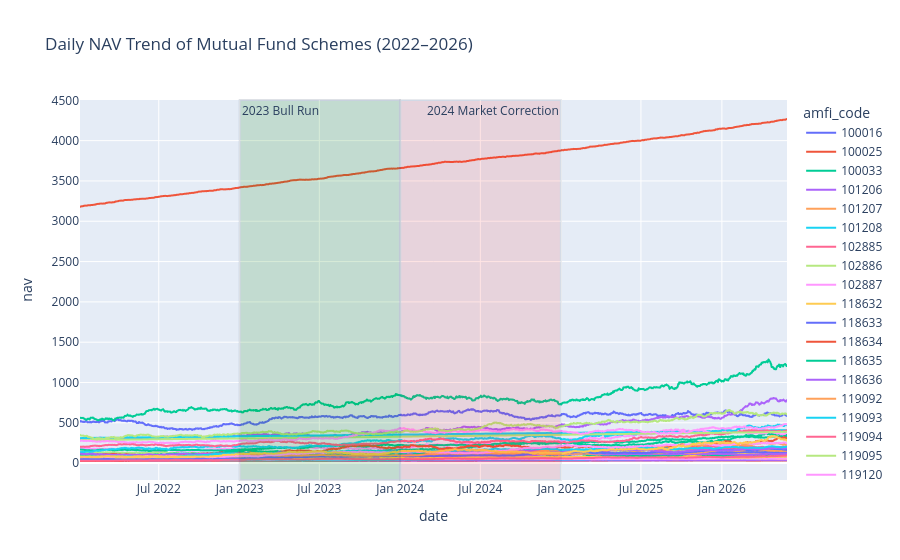

Notebook source saved alongside this figure:
### Code cell
nav_df["date"] = pd.to_datetime(nav_df["date"])

fig = px.line(
    nav_df,
    x="date",
    y="nav",
    color="amfi_code",
    title="Daily NAV Trend of Mutual Fund Schemes (2022–2026)"
)

# Highlight Bull Run (2023)
fig.add_vrect(
    x0="2023-01-01",
    x1="2023-12-31",
    fillcolor="green",
    opacity=0.15,
    annotation_text="2023 Bull Run",
    annotation_position="top left"
)

# Highlight Correction (2024)
fig.add_vrect(
    x0="2024-01-01",
    x1="2024-12-31",
    fillcolor="red",
    opacity=0.10,
    annotation_text="2024 Market Correction",
    annotation_position="top right"
)

fig.show()

fig.write_image("../charts/nav_trend.png")

### Figure 1 — Plotly figure (JSON) as saved in the notebook; plotly's stock layout.template omitted (floating-point values rounded to 4 significant figures; data arrays with more than 128 entries replaced by an {"elided": "..."} marker saying what was removed)
{"data": [{"hovertemplate": "amfi_code=100016<br>date=%{x}<br>nav=%{y}<extra></extra>", "legendgroup": "100016", "line": {"color": "#636efa", "dash": "solid"}, "marker": {"symbol": "circle"}, "mode": "lines", "name": "100016", "showlegend": true, "type": "scattergl", "x": {"elided": "1150 str values"}, "xaxis": "x", "y": {"elided": "1150 float values"}, "yaxis": "y"}, {"hovertemplate": "amfi_code=100025<br>date=%{x}<br>nav=%{y}<extra></extra>", "legendgroup": "100025", "line": {"color": "#EF553B", "dash": "solid"}, "marker": {"symbol": "circle"}, "mode": "lines", "name": "100025", "showlegend": true, "type": "scattergl", "x": {"elided": "1150 str values"}, "xaxis": "x", "y": {"elided": "1150 float values"}, "yaxis": "y"}, {"hovertemplate": "amfi_code=100033<br>date=%{x}<br>nav=%{y}<extra></extra>", "legendgroup": "100033", "line": {"color": "#00cc96", "dash": "solid"}, "marker": {"symbol": "circle"}, "mode": "lines", "name": "100033", "showlegend": true, "type": "scattergl", "x": {"elided": "1150 str values"}, "xaxis": "x", "y": {"elided": "1150 float values"}, "yaxis": "y"}, {"hovertemplate": "amfi_code=101206<br>date=%{x}<br>nav=%{y}<extra></extra>", "legendgroup": "101206", "line": {"color": "#ab63fa", "dash": "solid"}, "marker": {"symbol": "circle"}, "mode": "lines", "name": "101206", "showlegend": true, "type": "scattergl", "x": {"elided": "1150 str values"}, "xaxis": "x", "y": {"elided": "1150 float values"}, "yaxis": "y"}, {"hovertemplate": "amfi_code=101207<br>date=%{x}<br>nav=%{y}<extra></extra>", "legendgroup": "101207", "line": {"color": "#FFA15A", "dash": "solid"}, "marker": {"symbol": "circle"}, "mode": "lines", "name": "101207", "showlegend": true, "type": "scattergl", "x": {"elided": "1150 str values"}, "xaxis": "x", "y": {"elided": "1150 float values"}, "yaxis": "y"}, {"hovertemplate": "amfi_code=101208<br>date=%{x}<br>nav=%{y}<extra></extra>", "legendgroup": "101208", "line": {"color": "#19d3f3", "dash": "solid"}, "marker": {"symbol": "circle"}, "mode": "lines", "name": "101208", "showlegend": true, "type": "scattergl", "x": {"elided": "1150 str values"}, "xaxis": "x", "y": {"elided": "1150 float values"}, "yaxis": "y"}, {"hovertemplate": "amfi_code=102885<br>date=%{x}<br>nav=%{y}<extra></extra>", "legendgroup": "102885", "line": {"color": "#FF6692", "dash": "solid"}, "marker": {"symbol": "circle"}, "mode": "lines", "name": "102885", "showlegend": true, "type": "scattergl", "x": {"elided": "1150 str values"}, "xaxis": "x", "y": {"elided": "1150 float values"}, "yaxis": "y"}, {"hovertemplate": "amfi_code=102886<br>date=%{x}<br>nav=%{y}<extra></extra>", "legendgroup": "102886", "line": {"color": "#B6E880", "dash": "solid"}, "marker": {"symbol": "circle"}, "mode": "lines", "name": "102886", "showlegend": true, "type": "scattergl", "x": {"elided": "1150 str values"}, "xaxis": "x", "y": {"elided": "1150 float values"}, "yaxis": "y"}, {"hovertemplate": "amfi_code=102887<br>date=%{x}<br>nav=%{y}<extra></extra>", "legendgroup": "102887", "line": {"color": "#FF97FF", "dash": "solid"}, "marker": {"symbol": "circle"}, "mode": "lines", "name": "102887", "showlegend": true, "type": "scattergl", "x": {"elided": "1150 str values"}, "xaxis": "x", "y": {"elided": "1150 float values"}, "yaxis": "y"}, {"hovertemplate": "amfi_code=118632<br>date=%{x}<br>nav=%{y}<extra></extra>", "legendgroup": "118632", "line": {"color": "#FECB52", "dash": "solid"}, "marker": {"symbol": "circle"}, "mode": "lines", "name": "118632", "showlegend": true, "type": "scattergl", "x": {"elided": "1150 str values"}, "xaxis": "x", "y": {"elided": "1150 float values"}, "yaxis": "y"}, {"hovertemplate": "amfi_code=118633<br>date=%{x}<br>nav=%{y}<extra></extra>", "legendgroup": "118633", "line": {"color": "#636efa", "dash": "solid"}, "marker": {"symbol": "circle"}, "mode": "lines", "name": "118633", "showlegend": true, "type": "scattergl", "x": {"elided": "1150 str values"}, "xaxis": "x", "y": {"elided": "1150 float values"}, "yaxis": "y"}, {"hovertemplate": "amfi_code=118634<br>date=%{x}<br>nav=%{y}<extra></extra>", "legendgroup": "118634", "line": {"color": "#EF553B", "dash": "solid"}, "marker": {"symbol": "circle"}, "mode": "lines", "name": "118634", "showlegend": true, "type": "scattergl", "x": {"elided": "1150 str values"}, "xaxis": "x", "y": {"elided": "1150 float values"}, "yaxis": "y"}, {"hovertemplate": "amfi_code=118635<br>date=%{x}<br>nav=%{y}<extra></extra>", "legendgroup": "118635", "line": {"color": "#00cc96", "dash": "solid"}, "marker": {"symbol": "circle"}, "mode": "lines", "name": "118635", "showlegend": true, "type": "scattergl", "x": {"elided": "1150 str values"}, "xaxis": "x", "y": {"elided": "1150 float values"}, "yaxis": "y"}, {"hovertemplate": "amfi_code=118636<br>date=%{x}<br>nav=%{y}<extra></extra>", "legendgroup": "118636", "line": {"color": "#ab63fa", "dash": "solid"}, "marker": {"symbol": "circle"}, "mode": "lines", "name": "118636", "showlegend": true, "type": "scattergl", "x": {"elided": "1150 str values"}, "xaxis": "x", "y": {"elided": "1150 float values"}, "yaxis": "y"}, {"hovertemplate": "amfi_code=119092<br>date=%{x}<br>nav=%{y}<extra></extra>", "legendgroup": "119092", "line": {"color": "#FFA15A", "dash": "solid"}, "marker": {"symbol": "circle"}, "mode": "lines", "name": "119092", "showlegend": true, "type": "scattergl", "x": {"elided": "1150 str values"}, "xaxis": "x", "y": {"elided": "1150 float values"}, "yaxis": "y"}, {"hovertemplate": "amfi_code=119093<br>date=%{x}<br>nav=%{y}<extra></extra>", "legendgroup": "119093", "line": {"color": "#19d3f3", "dash": "solid"}, "marker": {"symbol": "circle"}, "mode": "lines", "name": "119093", "showlegend": true, "type": "scattergl", "x": {"elided": "1150 str values"}, "xaxis": "x", "y": {"elided": "1150 float values"}, "yaxis": "y"}, {"hovertemplate": "amfi_code=119094<br>date=%{x}<br>nav=%{y}<extra></extra>", "legendgroup": "119094", "line": {"color": "#FF6692", "dash": "solid"}, "marker": {"symbol": "circle"}, "mode": "lines", "name": "119094", "showlegend": true, "type": "scattergl", "x": {"elided": "1150 str values"}, "xaxis": "x", "y": {"elided": "1150 float values"}, "yaxis": "y"}, {"hovertemplate": "amfi_code=119095<br>date=%{x}<br>nav=%{y}<extra></extra>", "legendgroup": "119095", "line": {"color": "#B6E880", "dash": "solid"}, "marker": {"symbol": "circle"}, "mode": "lines", "name": "119095", "showlegend": true, "type": "scattergl", "x": {"elided": "1150 str values"}, "xaxis": "x", "y": {"elided": "1150 float values"}, "yaxis": "y"}, {"hovertemplate": "amfi_code=119120<br>date=%{x}<br>nav=%{y}<extra></extra>", "legendgroup": "119120", "line": {"color": "#FF97FF", "dash": "solid"}, "marker": {"symbol": "circle"}, "mode": "lines", "name": "119120", "showlegend": true, "type": "scattergl", "x": {"elided": "1150 str values"}, "xaxis": "x", "y": {"elided": "1150 float values"}, "yaxis": "y"}, {"hovertemplate": "amfi_code=119551<br>date=%{x}<br>nav=%{y}<extra></extra>", "legendgroup": "119551", "line": {"color": "#FECB52", "dash": "solid"}, "marker": {"symbol": "circle"}, "mode": "lines", "name": "119551", "showlegend": true, "type": "scattergl", "x": {"elided": "1150 str values"}, "xaxis": "x", "y": {"elided": "1150 float values"}, "yaxis": "y"}, {"hovertemplate": "amfi_code=119552<br>date=%{x}<br>nav=%{y}<extra></extra>", "legendgroup": "119552", "line": {"color": "#636efa", "dash": "solid"}, "marker": {"symbol": "circle"}, "mode": "lines", "name": "119552", "showlegend": true, "type": "scattergl", "x": {"elided": "1150 str values"}, "xaxis": "x", "y": {"elided": "1150 float values"}, "yaxis": "y"}, {"hovertemplate": "amfi_code=119598<br>date=%{x}<br>nav=%{y}<extra></extra>", "legendgroup": "119598", "line": {"color": "#EF553B", "dash": "solid"}, "marker": {"symbol": "circle"}, "mode": "lines", "name": "119598", "showlegend": true, "type": "scattergl", "x": {"elided": "1150 str values"}, "xaxis": "x", "y": {"elided": "1150 float values"}, "yaxis": "y"}, {"hovertemplate": "amfi_code=119599<br>date=%{x}<br>nav=%{y}<extra></extra>", "legendgroup": "119599", "line": {"color": "#00cc96", "dash": "solid"}, "marker": {"symbol": "circle"}, "mode": "lines", "name": "119599", "showlegend": true, "type": "scattergl", "x": {"elided": "1150 str values"}, "xaxis": "x", "y": {"elided": "1150 float values"}, "yaxis": "y"}, {"hovertemplate": "amfi_code=120503<br>date=%{x}<br>nav=%{y}<extra></extra>", "legendgroup": "120503", "line": {"color": "#ab63fa", "dash": "solid"}, "marker": {"symbol": "circle"}, "mode": "lines", "name": "120503", "showlegend": true, "type": "scattergl", "x": {"elided": "1150 str values"}, "xaxis": "x", "y": {"elided": "1150 float values"}, "yaxis": "y"}, {"hovertemplate": "amfi_code=120504<br>date=%{x}<br>nav=%{y}<extra></extra>", "legendgroup": "120504", "line": {"color": "#FFA15A", "dash": "solid"}, "marker": {"symbol": "circle"}, "mode": "lines", "name": "120504", "showlegend": true, "type": "scattergl", "x": {"elided": "1150 str values"}, "xaxis": "x", "y": {"elided": "1150 float values"}, "yaxis": "y"}, {"hovertemplate": "amfi_code=120505<br>date=%{x}<br>nav=%{y}<extra></extra>", "legendgroup": "120505", "line": {"color": "#19d3f3", "dash": "solid"}, "marker": {"symbol": "circle"}, "mode": "lines", "name": "120505", "showlegend": true, "type": "scattergl", "x": {"elided": "1150 str values"}, "xaxis": "x", "y": {"elided": "1150 float values"}, "yaxis": "y"}, {"hovertemplate": "amfi_code=120506<br>date=%{x}<br>nav=%{y}<extra></extra>", "legendgroup": "120506", "line": {"color": "#FF6692", "dash": "solid"}, "marker": {"symbol": "circle"}, "mode": "lines", "name": "120506", "showlegend": true, "type": "scattergl", "x": {"elided": "1150 str values"}, "xaxis": "x", "y": {"elided": "1150 float values"}, "yaxis": "y"}, {"hovertemplate": "amfi_code=120507<br>date=%{x}<br>nav=%{y}<extra></extra>", "legendgroup": "120507", "line": {"color": "#B6E880", "dash": "solid"}, "marker": {"symbol": "circle"}, "mode": "lines", "name": "120507", "showlegend": true, "type": "scattergl", "x": {"elided": "1150 str values"}, "xaxis": "x", "y": {"elided": "1150 float values"}, "yaxis": "y"}, {"hovertemplate": "amfi_code=120841<br>date=%{x}<br>nav=%{y}<extra></extra>", "legendgroup": "120841", "line": {"color": "#FF97FF", "dash": "solid"}, "marker": {"symbol": "circle"}, "mode": "lines", "name": "120841", "showlegend": true, "type": "scattergl", "x": {"elided": "1150 str values"}, "xaxis": "x", "y": {"elided": "1150 float values"}, "yaxis": "y"}, {"hovertemplate": "amfi_code=120842<br>date=%{x}<br>nav=%{y}<extra></extra>", "legendgroup": "120842", "line": {"color": "#FECB52", "dash": "solid"}, "marker": {"symbol": "circle"}, "mode": "lines", "name": "120842", "showlegend": true, "type": "scattergl", "x": {"elided": "1150 str values"}, "xaxis": "x", "y": {"elided": "1150 float values"}, "yaxis": "y"}, {"hovertemplate": "amfi_code=120843<br>date=%{x}<br>nav=%{y}<extra></extra>", "legendgroup": "120843", "line": {"color": "#636efa", "dash": "solid"}, "marker": {"symbol": "circle"}, "mode": "lines", "name": "120843", "showlegend": true, "type": "scattergl", "x": {"elided": "1150 str values"}, "xaxis": "x", "y": {"elided": "1150 float values"}, "yaxis": "y"}, {"hovertemplate": "amfi_code=120844<br>date=%{x}<br>nav=%{y}<extra></extra>", "legendgroup": "120844", "line": {"color": "#EF553B", "dash": "solid"}, "marker": {"symbol": "circle"}, "mode": "lines", "name": "120844", "showlegend": true, "type": "scattergl", "x": {"elided": "1150 str values"}, "xaxis": "x", "y": {"elided": "1150 float values"}, "yaxis": "y"}, {"hovertemplate": "amfi_code=125497<br>date=%{x}<br>nav=%{y}<extra></extra>", "legendgroup": "125497", "line": {"color": "#00cc96", "dash": "solid"}, "marker": {"symbol": "circle"}, "mode": "lines", "name": "125497", "showlegend": true, "type": "scattergl", "x": {"elided": "1150 str values"}, "xaxis": "x", "y": {"elided": "1150 float values"}, "yaxis": "y"}, {"hovertemplate": "amfi_code=125498<br>date=%{x}<br>nav=%{y}<extra></extra>", "legendgroup": "125498", "line": {"color": "#ab63fa", "dash": "solid"}, "marker": {"symbol": "circle"}, "mode": "lines", "name": "125498", "showlegend": true, "type": "scattergl", "x": {"elided": "1150 str values"}, "xaxis": "x", "y": {"elided": "1150 float values"}, "yaxis": "y"}, {"hovertemplate": "amfi_code=148567<br>date=%{x}<br>nav=%{y}<extra></extra>", "legendgroup": "148567", "line": {"color": "#FFA15A", "dash": "solid"}, "marker": {"symbol": "circle"}, "mode": "lines", "name": "148567", "showlegend": true, "type": "scattergl", "x": {"elided": "1150 str values"}, "xaxis": "x", "y": {"elided": "1150 float values"}, "yaxis": "y"}, {"hovertemplate": "amfi_code=148568<br>date=%{x}<br>nav=%{y}<extra></extra>", "legendgroup": "148568", "line": {"color": "#19d3f3", "dash": "solid"}, "marker": {"symbol": "circle"}, "mode": "lines", "name": "148568", "showlegend": true, "type": "scattergl", "x": {"elided": "1150 str values"}, "xaxis": "x", "y": {"elided": "1150 float values"}, "yaxis": "y"}, {"hovertemplate": "amfi_code=148569<br>date=%{x}<br>nav=%{y}<extra></extra>", "legendgroup": "148569", "line": {"color": "#FF6692", "dash": "solid"}, "marker": {"symbol": "circle"}, "mode": "lines", "name": "148569", "showlegend": true, "type": "scattergl", "x": {"elided": "1150 str values"}, "xaxis": "x", "y": {"elided": "1150 float values"}, "yaxis": "y"}, {"hovertemplate": "amfi_code=149322<br>date=%{x}<br>nav=%{y}<extra></extra>", "legendgroup": "149322", "line": {"color": "#B6E880", "dash": "solid"}, "marker": {"symbol": "circle"}, "mode": "lines", "name": "149322", "showlegend": true, "type": "scattergl", "x": {"elided": "1150 str values"}, "xaxis": "x", "y": {"elided": "1150 float values"}, "yaxis": "y"}, {"hovertemplate": "amfi_code=149323<br>date=%{x}<br>nav=%{y}<extra></extra>", "legendgroup": "149323", "line": {"color": "#FF97FF", "dash": "solid"}, "marker": {"symbol": "circle"}, "mode": "lines", "name": "149323", "showlegend": true, "type": "scattergl", "x": {"elided": "1150 str values"}, "xaxis": "x", "y": {"elided": "1150 float values"}, "yaxis": "y"}, {"hovertemplate": "amfi_code=149324<br>date=%{x}<br>nav=%{y}<extra></extra>", "legendgroup": "149324", "line": {"color": "#FECB52", "dash": "solid"}, "marker": {"symbol": "circle"}, "mode": "lines", "name": "149324", "showlegend": true, "type": "scattergl", "x": {"elided": "1150 str values"}, "xaxis": "x", "y": {"elided": "1150 float values"}, "yaxis": "y"}], "layout": {"annotations": [{"showarrow": false, "text": "2023 Bull Run", "x": "2023-01-01", "xanchor": "left", "xref": "x", "y": 1, "yanchor": "top", "yref": "y domain"}, {"showarrow": false, "text": "2024 Market Correction", "x": "2024-12-31", "xanchor": "right", "xref": "x", "y": 1, "yanchor": "top", "yref": "y domain"}], "legend": {"title": {"text": "amfi_code"}, "tracegroupgap": 0}, "shapes": [{"fillcolor": "green", "opacity": 0.15, "type": "rect", "x0": "2023-01-01", "x1": "2023-12-31", "xref": "x", "y0": 0, "y1": 1, "yref": "y domain"}, {"fillcolor": "red", "opacity": 0.1, "type": "rect", "x0": "2024-01-01", "x1": "2024-12-31", "xref": "x", "y0": 0, "y1": 1, "yref": "y domain"}], "title": {"text": "Daily NAV Trend of Mutual Fund Schemes (2022–2026)"}, "xaxis": {"anchor": "y", "domain": [0, 1], "title": {"text": "date"}}, "yaxis": {"anchor": "x", "domain": [0, 1], "title": {"text": "nav"}}}}
